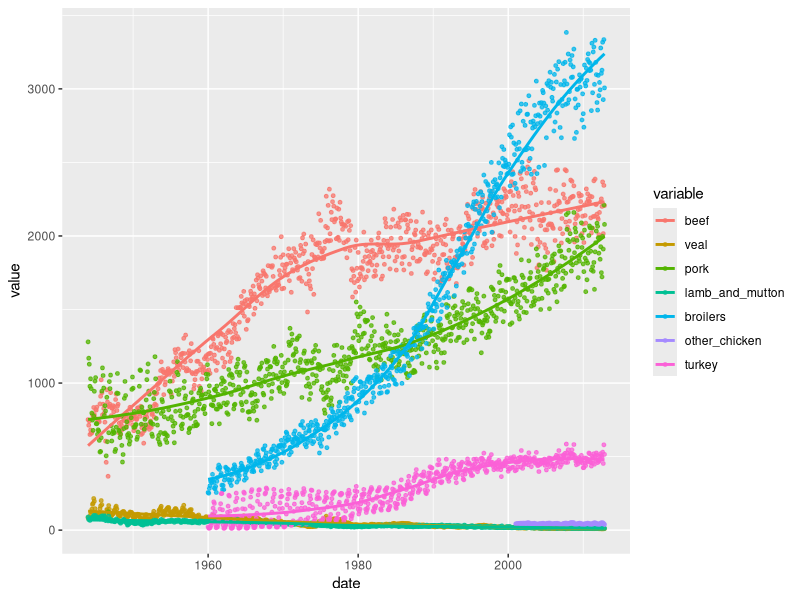
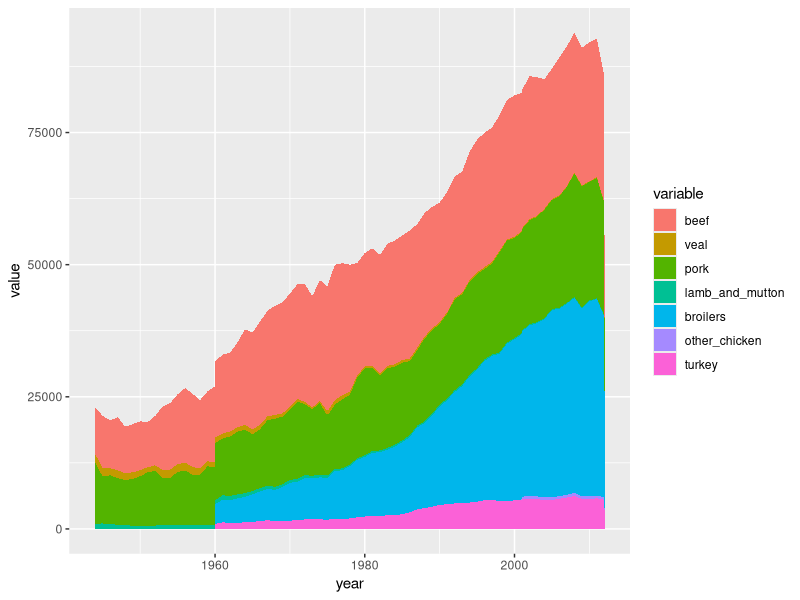

Write the R code that produced these figures, in order.
library(ggplot2)
library(dplyr)
library(scales)
library(reshape2)
library(lubridate)
library(caret)

df <- read.csv("meat.csv")

df$date <- floor_date(as.Date(df$date), "month")

df["row_number"] <- seq(1:nrow(df))

lng <- melt(df, c("row_number", "date"))

# ggplot(lng, aes(value)) + geom_histogram(colour="white") + facet_wrap(~variable, scales="free")
# 

p <- ggplot(lng, aes(x=date, y=value, group=variable, colour=variable)) + 
  geom_point(size=1, alpha=0.75) + 
  stat_smooth(se=FALSE) + 
  scale_x_date() 
ggsave("stat_smooth.png", p)

g <- group_by(lng, floor_date(date, "year"), variable)
lng.years <- summarise(g, sum(value))
colnames(lng.years) <- c("year", "variable", "value")
lng.years  <- ungroup(lng.years)

p <- ggplot(lng.years, aes(x=year, y=value, fill=variable)) + 
  geom_area() 
ggsave("stacked_area.png", p)


